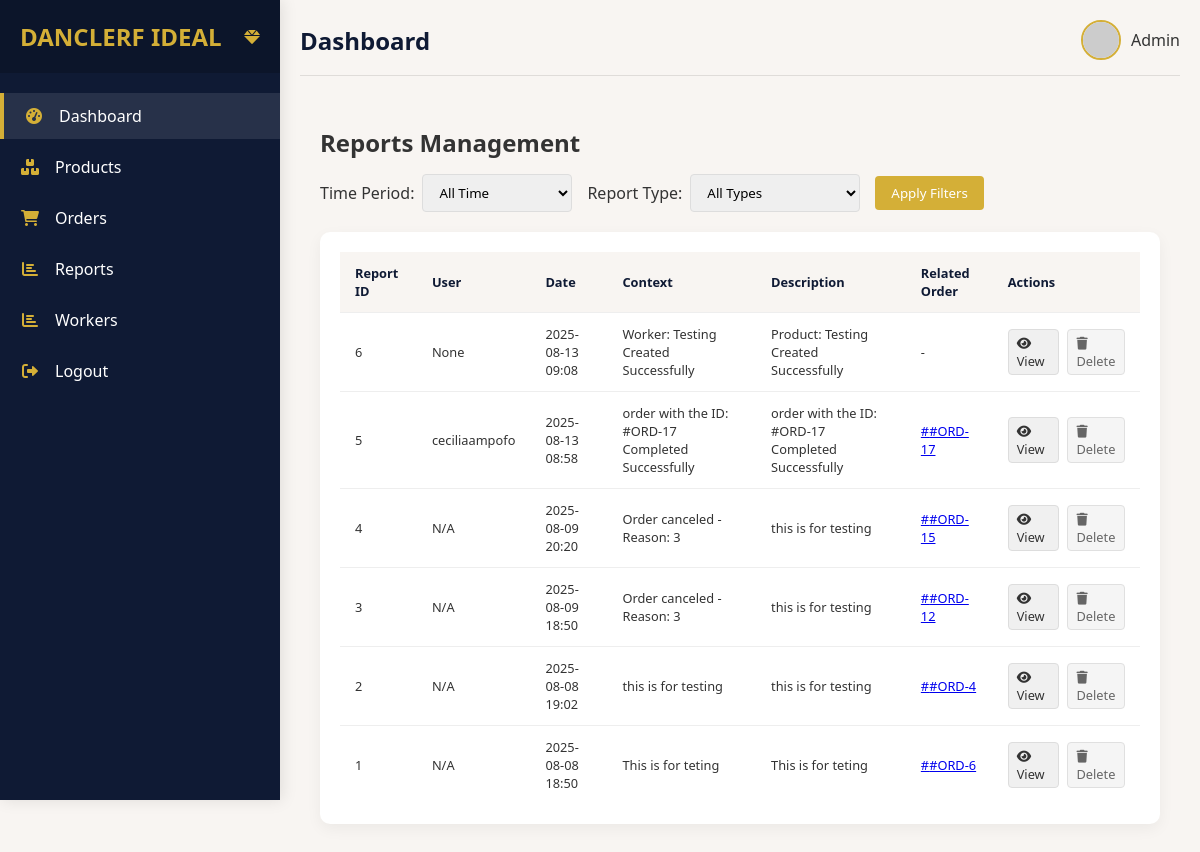
Page /reports/ (signed in) on the committed database.
### shop/models/reports.py (models this page shows, shortened)
class Report(BaseModel):
    user = models.ForeignKey(User, on_delete=models.CASCADE, null=True, blank=True)
    order = models.ForeignKey(Order, on_delete=models.CASCADE, null=True, blank=True)
    context = models.TextField()
    dec = models.TextField(null=True, blank=True)

### accounts/models.py (models this page shows, shortened)
class User(AbstractBaseUser):
    image = models.ImageField(null=True, blank=True)
    username = models.CharField(max_length=100, null=True, blank=True, unique=True)
    email = models.EmailField(unique=True)
    phone = models.CharField(max_length=20, null=True, blank=True)
    code = models.CharField(max_length=100, null=True, blank=True)
    has_activated = models.BooleanField(default=False)
    is_active = models.BooleanField(default=True)
    date_joined = models.DateTimeField(verbose_name="date joined", auto_now_add=True)
    last_login = models.DateTimeField(verbose_name="last joined", auto_now=True)
    is_admin = models.BooleanField(default=False)
    is_staff = models.BooleanField(default=False)
    is_superuser = models.BooleanField(default=False)
    is_vendor = models.BooleanField(default=True)
    objects = MyAccountManager()
    USERNAME_FIELD = "email"
    REQUIRED_FIELDS = []
    class Meta:
        verbose_name_plural = "Users"
        ordering = ["-id"]

### shop/models/orders.py (models this page shows, shortened)
class Order(BaseModel):
    status_choices = [
        ("pending", "Pending"),
        ("success", "success"),
        ("wish_list", "Wish List"),
    ]
    status = models.CharField(max_length=20, choices=status_choices, default="pending")
    total_price = models.DecimalField(max_digits=10, decimal_places=2, default=0.00)
    order_id = models.CharField(max_length=100, null=True, blank=True)
    is_canceled = models.BooleanField(default=False)

### shop/views.py (the view)
# urls.py: path("reports/", reports, name="reports"),
def reports(request):
    try:
        has_activated_account(request)
    except:
        pass
    return render(
        request,
        "main/reports.html",
        {"reports": Report.objects.select_related("order").all()},
    )

### shop/views.py (called while the page is built)
def has_activated_account(request):
    if request.user.has_activated == False:
        messages.error(request, "Contact Support to activate your Account")
        logout(request)
        return redirect("login_view")

### templates/main/reports.html (shortened to what this page needs)
{% extends 'main/base.html' %}
{% load static %}
{% block content %}
<div class="reports-container">
    <div class="reports-header">
        <h2>Reports Management</h2>
        <div class="report-filters">
            <div class="filter-group">
                <label for="timeFilter">Time Period:</label>
                <select id="timeFilter">
                    <option value="all">All Time</option>
                </select>
            </div>
            <div class="filter-group">
                <label for="typeFilter">Report Type:</label>
                <select id="typeFilter">
                    <option value="all">All Types</option>
                </select>
            </div>
            <button id="applyFilter" class="filter-btn">Apply Filters</button>
        </div>
    </div>
    <div class="reports-table">
        <table>
            <thead>
                <tr>
                    <th>Report ID</th>
                    <th>User</th>
                    <th>Date</th>
                    <th>Context</th>
                    <th>Description</th>
                    <th>Related Order</th>
                    <th>Actions</th>
                </tr>
            </thead>
            <tbody id="reportsTableBody">
                {% for report in reports %}
                <tr>
                    <td>{{ report.id }}</td>
                    <td>{% if report.user %}{{ report.user.username }}{% else %}N/A{% endif %}</td>
                    <td>{{ report.created_at|date:"Y-m-d H:i" }}</td>
                    <td>{{ report.context }}</td>
                    <td>{{ report.dec|default:"-" }}</td>
                    <td>
                        {% if report.order %}
                            <a href="#" onclick="viewOrderDetails('{{ report.order.id }}')">
                                #{{ report.order.order_id }}
                            </a>
                        {% else %}
                            -
                        {% endif %}
                    </td>
                    <td>
                        <div class="action-buttons">
                            <a href="#" class="view-btn" onclick="viewReportDetails('{{ report.id }}')">
                                <i class="fas fa-eye"></i> View
                            </a>
                            {% if request.user.is_admin %}
                            <a href="#" class="delete-btn" onclick="confirmDeleteReport('{{ report.id }}')">
                                <i class="fas fa-trash"></i> Delete
                            </a>
                            {% endif %}
                        </div>
                    </td>
                </tr>
                {% endfor %}
            </tbody>
        </table>
    </div>
</div>
{% endblock content %}

### templates/main/base.html (style rules this page uses)
:root { --primary: #0F1A34; --secondary: #D4AF37; --bg: #F8F5F2; --accent: #800020; --success: #028A0F; --text: #333333; --sidebar-width: 280px; }
* { margin: 0; padding: 0; box-sizing: border-box; font-family: 'Segoe UI', Tahoma, Geneva, Verdana, sans-serif; }
body { background-color: var(--bg); color: var(--text); display: flex; min-height: 100vh; overflow-x: hidden; position: relative; }
table { width: 100%; border-collapse: collapse; min-width: 600px; }
table th { text-align: left; padding: 12px 15px; background: var(--bg); color: var(--primary); font-weight: 600; font-size: clamp(0.8rem, 1vw, 0.9rem); }
table td { padding: 12px 15px; border-bottom: 1px solid #eee; font-size: clamp(0.8rem, 1vw, 0.9rem); }
table tr:last-child td { border-bottom: none; }
.action-buttons { display: flex; gap: 8px; }
.action-buttons a { padding: 4px 8px; border-radius: 4px; font-size: 0.75rem; text-decoration: none; transition: all 0.2s; }
.action-buttons .view-btn { background-color: #f0f0f0; color: #333; border: 1px solid #ddd; }
.action-buttons .delete-btn { background-color: #f5f5f5; color: #666; border: 1px solid #e0e0e0; }

### templates/main/reports.html (style rules this page uses)
.reports-container { padding: 20px; }
.reports-header { display: flex; justify-content: space-between; align-items: center; margin-bottom: 20px; flex-wrap: wrap; gap: 15px; }
.report-filters { display: flex; gap: 15px; align-items: center; flex-wrap: wrap; }
.filter-group { display: flex; align-items: center; gap: 8px; }
.filter-group label { font-weight: 500; white-space: nowrap; }
.filter-group select, .filter-group input { padding: 8px 12px; border: 1px solid #ddd; border-radius: 4px; min-width: 150px; }
.filter-btn { padding: 8px 16px; background: var(--secondary); color: white; border: none; border-radius: 4px; cursor: pointer; }
.reports-table { background: white; border-radius: 10px; padding: 20px; box-shadow: 0 5px 15px rgba(0,0,0,0.05); overflow-x: auto; }
.reports-table table { width: 100%; border-collapse: collapse; }
.reports-table th, .reports-table td { padding: 12px 15px; text-align: left; border-bottom: 1px solid #eee; }
.reports-table th { background: var(--bg); font-weight: 600; }
.action-buttons { display: flex; gap: 8px; }
.action-buttons a { padding: 4px 8px; border-radius: 4px; font-size: 0.8rem; text-decoration: none; }
.view-btn { background: #f0f0f0; color: #333; }
.delete-btn { background: #fff0f0; color: #d32f2f; }

### rows in the picture
Report: id "6", user.username "None", created_at "2025-08-13 09:08", context "Worker: Testing Created Successfully", dec "Product: Testing Created Successfully"
Report: id "5", user.username "ceciliaampofo", created_at "2025-08-13 08:58", context "order with the ID: #ORD-17 Completed Successfully", dec "order with the ID: #ORD-17 Completed Successfully", order.order_id "#ORD-17"
Report: id "4", shows "N/A", created_at "2025-08-09 20:20", context "Order canceled - Reason: 3", dec "this is for testing", order.order_id "#ORD-15"
Report: id "3", shows "N/A", created_at "2025-08-09 18:50", context "Order canceled - Reason: 3", dec "this is for testing", order.order_id "#ORD-12"
Report: id "2", shows "N/A", created_at "2025-08-08 19:02", context "this is for testing", dec "this is for testing", order.order_id "#ORD-4"
Report: id "1", shows "N/A", created_at "2025-08-08 18:50", context "This is for teting", dec "This is for teting", order.order_id "#ORD-6"
